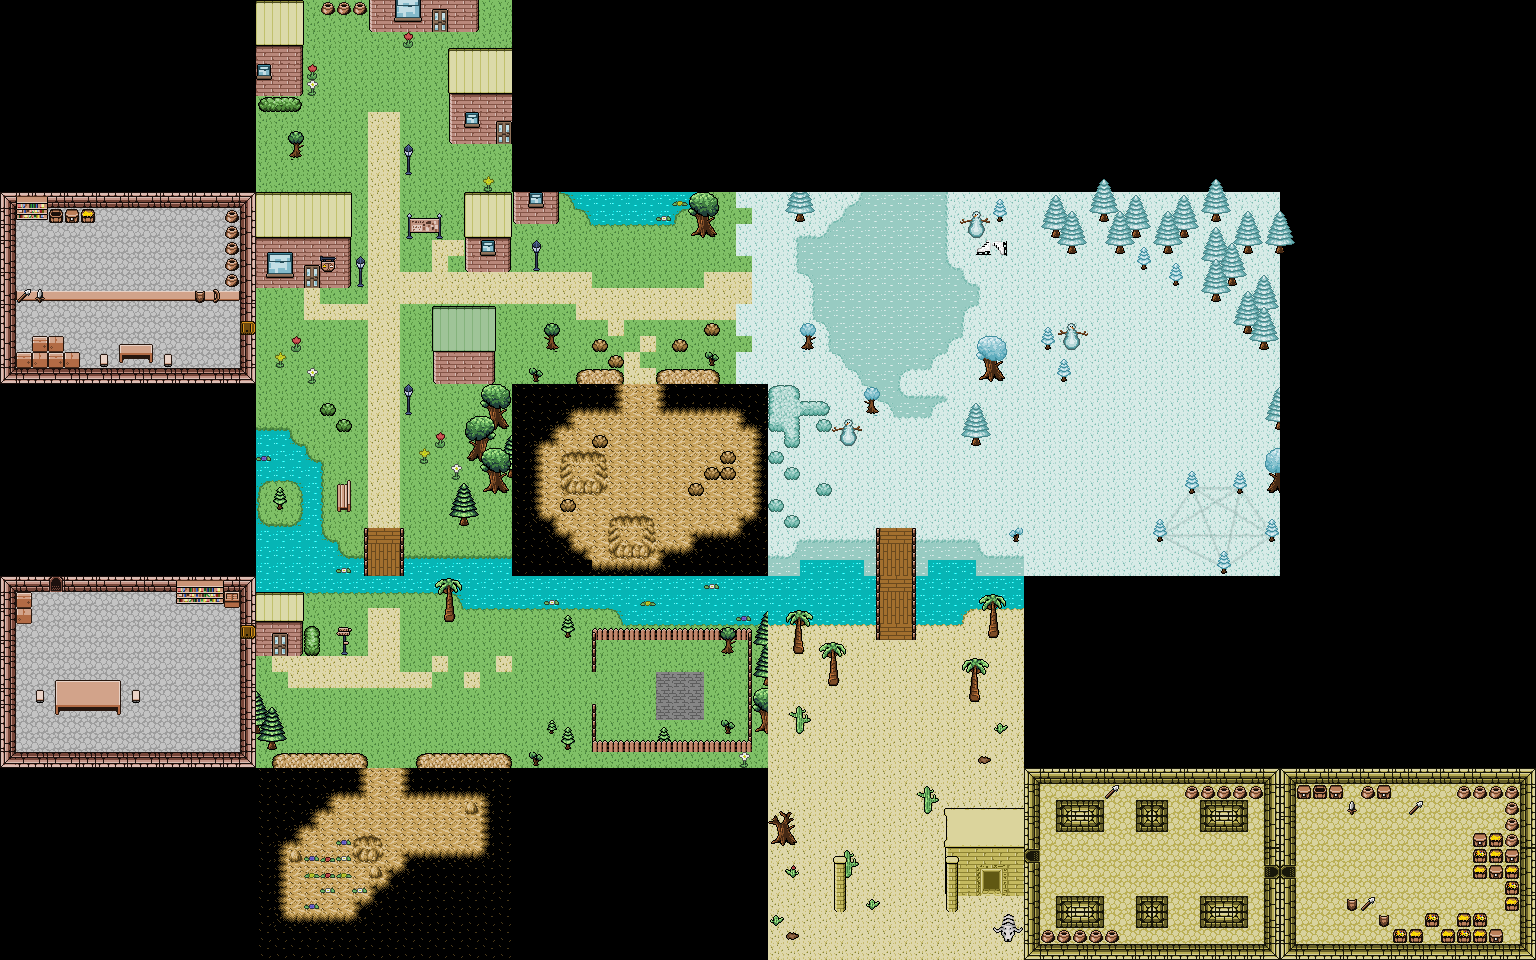

A 2D game scene composited from a Tiled map and its tileset images. What follows is a short description and the map's XML, with each tile layer's data collapsed to a summary:
An orthogonal 96x60 tile map with 16x16 px tiles, 4 tile layers (podstawa, obiekty tla - tyl, obiekty tla - srodek, obiekty tla - przod).

<map version="1.4" tiledversion="1.4.3" orientation="orthogonal" renderorder="right-down" width="96" height="60" tilewidth="16" tileheight="16" infinite="0" nextlayerid="12" nextobjectid="1">
 <tileset firstgid="1" source="atlas-export.tsx" />
 <layer id="1" name="podstawa" width="96" height="60">
  <data>[5760 cells, 5760 non-empty, 149 distinct tile ids]</data>
 </layer>
 <layer id="8" name="obiekty tla - tyl" width="96" height="60">
  <data>[5760 cells, 589 non-empty, 190 distinct tile ids]</data>
 </layer>
 <layer id="10" name="obiekty tla - srodek" width="96" height="60">
  <data>[5760 cells, 107 non-empty, 43 distinct tile ids]</data>
 </layer>
 <layer id="11" name="obiekty tla - przod" width="96" height="60">
  <data>[5760 cells, 100 non-empty, 36 distinct tile ids]</data>
 </layer>
</map>